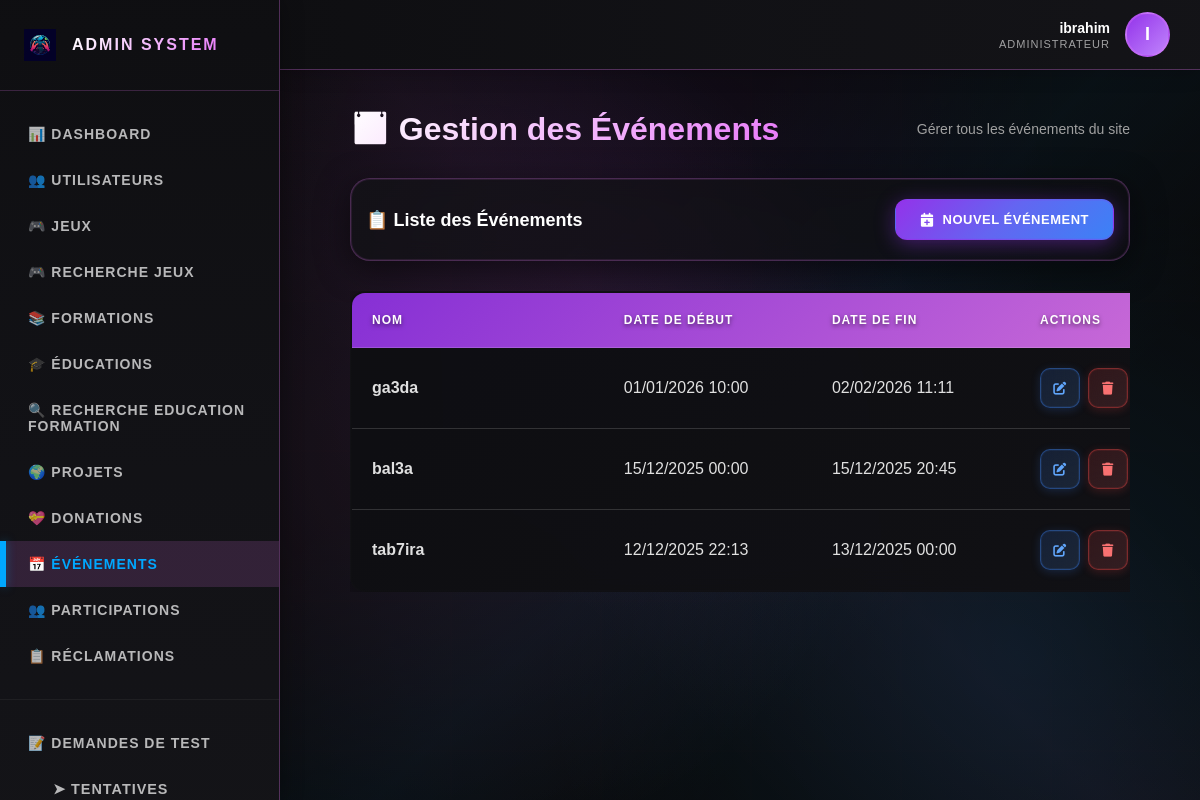
Screenshot of /?action=admin_events (signed in) with the database file from the repository.
### tables this page shows
CREATE TABLE `users` (
  `id` int(11) NOT NULL,
  `username` varchar(50) NOT NULL,
  `email` varchar(100) NOT NULL,
  `password` varchar(255) NOT NULL,
  `verification_code` varchar(6) DEFAULT NULL,
  `email_verified` tinyint(1) DEFAULT 0,
  `role` enum('player','moderator','admin') DEFAULT 'player',
  `status` enum('active','inactive','banned') DEFAULT 'active',
  `created_at` timestamp NOT NULL DEFAULT current_timestamp(),
  `updated_at` timestamp NOT NULL DEFAULT current_timestamp() ON UPDATE current_timestamp(),
  `face_descriptor` text DEFAULT NULL COMMENT 'Descripteur facial encodé en JSON',
  `face_registered_at` timestamp NULL DEFAULT NULL COMMENT 'Date d''enregistrement du visage',
  `face_enabled` tinyint(1) DEFAULT 0 COMMENT 'Activer/désactiver la connexion par visage',
  `reset_code` varchar(64) DEFAULT NULL,
  `reset_code_expires` datetime DEFAULT NULL,
  `avatar` varchar(255) DEFAULT NULL,
  `medal` enum('none','bronze','silver','gold') DEFAULT 'none',
  `medal_notification_seen` tinyint(1) DEFAULT 1,
  `banned_until` datetime DEFAULT NULL
);

CREATE TABLE `evenement` (
  `idevent` int(11) NOT NULL,
  `nom_evenet` varchar(255) NOT NULL,
  `dateevent` date NOT NULL,
  `date_debut` datetime NOT NULL,
  `date_fin` datetime NOT NULL,
  `duree` time NOT NULL,
  `description` text DEFAULT NULL,
  `image` varchar(255) DEFAULT NULL
);

### controllers/EventController.php (called while the page is built, shortened)
<?php
require_once __DIR__ . '/../models/Event.php';
class EventController {
    private $model;
    public function __construct($db) {
        $this->model = new Event($db);
    }
    public function adminList() {
        $events = $this->model->getAllEvents();
        $currentPage = 'admin_events';
        require __DIR__ . '/../views/admin/includes/header.php';
        require __DIR__ . '/../views/admin/events.php';
        require __DIR__ . '/../views/admin/includes/footer.php';
    }
}

### models/User.php (called while the page is built, shortened)
<?php
class User {
    private $conn;
    private $table_name = "users";
    public $id;
    public function __construct($db) {
        $this->conn = $db;
    }
    public function readOne() {
        $query = "SELECT * FROM " . $this->table_name . " WHERE id = ? LIMIT 0,1";
        $stmt = $this->conn->prepare($query);
        $stmt->bindParam(1, $this->id);
        $stmt->execute();
        $row = $stmt->fetch(PDO::FETCH_ASSOC);
        if($row) {
            $this->id = $row['id'];
            $this->username = $row['username'];
            return true;
        }
        return false;
    }
}
?>

### models/Event.php (called while the page is built, shortened)
<?php
class Event {
    private $conn;
    private $table_name = "evenement";
    public function __construct($db) {
        $this->conn = $db;
    }
    public function getAllEvents() {
        try {
            $checkTable = "SHOW TABLES LIKE '" . $this->table_name . "'";
            $checkStmt = $this->conn->prepare($checkTable);
            $checkStmt->execute();
            try {
                $checkCol = "SHOW COLUMNS FROM " . $this->table_name . " LIKE 'date_debut'";
                $checkColStmt = $this->conn->prepare($checkCol);
                $checkColStmt->execute();
                $hasNewStructure = $checkColStmt->rowCount() > 0;
                if ($hasNewStructure) {
                    $sql = "SELECT * FROM " . $this->table_name . " ORDER BY date_debut DESC";
                } else {
                    $sql = "SELECT * FROM " . $this->table_name . " ORDER BY dateevent DESC";
                }
                $query = $this->conn->prepare($sql);
                $query->execute();
                $results = $query->fetchAll(PDO::FETCH_ASSOC);
                return is_array($results) ? $results : [];
            } catch (Exception $e) {
                error_log("Error fetching events (new structure): " . $e->getMessage());
                try {
                    $sql = "SELECT * FROM " . $this->table_name . " ORDER BY dateevent DESC";
                    $query = $this->conn->prepare($sql);
                    $query->execute();
                    $results = $query->fetchAll(PDO::FETCH_ASSOC);
                    return is_array($results) ? $results : [];
                } catch (Exception $e2) {
                    error_log("Error fetching events (old structure fallback): " . $e2->getMessage());
                    return [];
                }
            }
        } catch (Exception $e) {
            error_log("Error in getAllEvents(): " . $e->getMessage());
            return [];
        }
    }
}

### views/admin/events.php (the view, shortened to what this page needs)
<section class="admin-content">
    <div class="admin-bg"></div>
    <div class="admin-container">
        <div class="admin-header-section">
            <h2>📅 Gestion des Événements</h2>
            <p style="color: #a0a0a0; font-size: 14px;">Gérer tous les événements du site</p>
        </div>
        <div class="admin-card" style="padding: 20px 15px; margin-bottom: 25px;">
            <div style="display: flex; justify-content: space-between; align-items: center; flex-wrap: wrap; gap: 15px;">
                <h3 style="margin: 0; font-size: 18px;">📋 Liste des Événements</h3>
                <div style="display: flex; gap: 15px; align-items: center; flex-wrap: wrap;">
                    <button class="btn-admin btn-add" id="btnAddEvent" data-modal="addEventModal">
                        <i class="fas fa-calendar-plus"></i> Nouvel Événement
                    </button>
                </div>
            </div>
        </div>
        <div class="admin-table-container">
            <table class="admin-table">
                <thead>
                    <tr>
                        <th style="min-width: 200px;">Nom</th>
                        <th style="min-width: 150px;">Date de Début</th>
                        <th style="min-width: 150px;">Date de Fin</th>
                        <th style="width: 120px;">Actions</th>
                    </tr>
                </thead>
                <tbody>
                    <?php if (empty($events)): ?>
                        <tr>
                            <td colspan="4" style="text-align:center; padding: 40px; color: #a0a0a0;">
                                <div style="font-size: 48px; margin-bottom: 15px;">📅</div>
                                <h3 style="color: #ffaa00; margin-bottom: 10px;">Aucun événement</h3>
                                <p>Commencez par ajouter un nouvel événement.</p>
                            </td>
                        </tr>
                    <?php else: ?>
                        <?php foreach($events as $event):
                            if (isset($event['date_debut']) && isset($event['date_fin'])) {
                                $date_debut = new DateTime($event['date_debut']);
                                $date_fin = new DateTime($event['date_fin']);
                                $date_debut_str = $date_debut->format('d/m/Y H:i');
                                $date_fin_str = $date_fin->format('d/m/Y H:i');
                            } else {
                                $date_debut = new DateTime($event['dateevent']);
                                $date_debut_str = $date_debut->format('d/m/Y');
                                $date_fin_str = 'N/A';
                            }
                        ?>
                            <tr>
                                <td><strong><?= htmlspecialchars($event['nom_evenet']) ?></strong></td>
                                <td><?= $date_debut_str ?></td>
                                <td><?= $date_fin_str ?></td>
                                <td>
                                    <div style="display: flex; gap: 10px; align-items: center;">
                                        <a href="?action=admin_event_edit&id=<?= $event['idevent'] ?>" class="btn-admin btn-edit" title="Modifier" style="min-width: 40px; height: 40px; padding: 0;">
                                            <i class="fas fa-edit"></i>
                                        </a>
                                        <a href="?action=admin_event_delete&id=<?= $event['idevent'] ?>" class="btn-admin btn-delete" onclick="return confirm('Supprimer cet événement ?')" title="Supprimer" style="min-width: 40px; height: 40px; padding: 0;">
                                            <i class="fas fa-trash"></i>
                                        </a>
                                    </div>
                                </td>
                            </tr>
                        <?php endforeach; ?>
                    <?php endif; ?>
                </tbody>
            </table>
        </div>
    </div>
</section>

### views/admin/includes/header.php (shortened to what this page needs)
<!DOCTYPE html>
<html lang="fr">
<head>
    <link rel="stylesheet" href="https://cdnjs.cloudflare.com/ajax/libs/font-awesome/6.4.0/css/all.min.css">
    <link rel="stylesheet" href="public/css/templatemo-prism-flux.css">
</head>
<body>
    <?php
    $adminUsername = $_SESSION['username'] ?? 'Admin';
    $adminUserId = $_SESSION['user_id'] ?? null;
    $adminInitial = strtoupper(substr($adminUsername, 0, 1));
    $adminName = $adminUsername;
    if ($adminUserId) {
        try {
            if (!isset($db)) {
                $database = new Database();
                $db = $database->getConnection();
            }
            require_once "models/User.php";
            $userModel = new User($db);
            $userModel->id = $adminUserId;
            if ($userModel->readOne()) {
                $adminName = $userModel->username ?? $adminUsername;
                $adminInitial = strtoupper(substr($adminName, 0, 1));
            }
        } catch (Exception $e) {
            error_log("Error fetching admin info: " . $e->getMessage());
        }
    }
    ?>
    <div class="admin-wrapper">
        <aside class="admin-sidebar">
            <div class="sidebar-header">
                <div class="sidebar-logo">
                    <img src="public/images/logo.png" alt="Logo" onerror="this.style.display='none'; this.parentElement.innerHTML='<div style=\'width: 40px; height: 40px; border-radius: 8px; background: linear-gradient(135deg, #9333ea, #c084fc); display: flex; align-items: center; justify-content: center; font-weight: 900; font-size: 20px; color: white;\'>M</div>';">
                </div>
                <div class="sidebar-title">Admin System</div>
            </div>
            <nav class="sidebar-nav">
                <a href="?action=admin_dashboard" class="sidebar-nav-item <?php echo (isset($currentPage) && $currentPage == 'admin') ? 'active' : ''; ?>">
                    📊 Dashboard
                </a>
                <a href="?action=admin_users" class="sidebar-nav-item <?php echo (isset($currentPage) && $currentPage == 'users') ? 'active' : ''; ?>">
                    👥 Utilisateurs
                </a>
                <a href="?action=admin_games" class="sidebar-nav-item <?php echo (isset($currentPage) && $currentPage == 'games') ? 'active' : ''; ?>">
                    🎮 Jeux
                </a>
                <a href="?action=admin_search_games" class="sidebar-nav-item <?php echo (isset($currentPage) && $currentPage == 'admin_search_games') ? 'active' : ''; ?>">
                    🎮 Recherche Jeux
                </a>
                <a href="?controller=formation&action=adminList" class="sidebar-nav-item <?php echo (isset($currentPage) && $currentPage == 'formations') ? 'active' : ''; ?>">
                    📚 Formations
                </a>
                <a href="?controller=education&action=adminList" class="sidebar-nav-item <?php echo (isset($currentPage) && $currentPage == 'educations') ? 'active' : ''; ?>">
                    🎓 Éducations
                </a>
                <a href="?controller=category&action=adminSearch" class="sidebar-nav-item <?php echo (isset($currentPage) && $currentPage == 'search') ? 'active' : ''; ?>">
                    🔍 Recherche Education Formation
                </a>
                <a href="?action=admin_projects" class="sidebar-nav-item <?php echo (isset($currentPage) && $currentPage == 'admin_projects') ? 'active' : ''; ?>">
                    🌍 Projets
                </a>
                <a href="?action=admin_donations" class="sidebar-nav-item <?php echo (isset($currentPage) && ($currentPage == 'admin_donations' || $currentPage == 'donations')) ? 'active' : ''; ?>">
                    💝 Donations
                </a>
                <a href="?action=admin_events" class="sidebar-nav-item <?php echo (isset($currentPage) && $currentPage == 'admin_events') ? 'active' : ''; ?>">
                    📅 Événements
                </a>
                <a href="?action=admin_participations" class="sidebar-nav-item <?php echo (isset($currentPage) && $currentPage == 'admin_participations') ? 'active' : ''; ?>">
                    👥 Participations
                </a>
                <a href="?action=admin_reclamations" class="sidebar-nav-item <?php echo (isset($currentPage) && $currentPage == 'admin_reclamations') ? 'active' : ''; ?>">
                    📋 Réclamations
                </a>
                <div style="margin: 20px 0; border-top: 1px solid rgba(255,255,255,0.05);"></div>
                <a href="?controller=adminTest&action=listRequests" class="sidebar-nav-item <?php echo (isset($currentPage) && in_array($currentPage, ['test_requests', 'test_attempts', 'test_questions'])) ? 'active' : ''; ?>">
                    📝 Demandes de Test
                </a>
                <a href="?controller=adminTest&action=listAttempts" class="sidebar-nav-item <?php echo (isset($currentPage) && $currentPage == 'test_attempts') ? 'active' : ''; ?>" style="padding-left: 50px; font-size: 0.9em;">
                    ➤ Tentatives
                </a>
            </nav>
        </aside>
        <header class="admin-top-header">
            <div class="admin-profile-section" onclick="showAdminProfileModal()" style="cursor: pointer; transition: all 0.3s ease;" onmouseover="this.style.opacity='0.8';" onmouseout="this.style.opacity='1';">
                <div class="admin-profile-info">
                    <div class="admin-profile-name"><?php echo htmlspecialchars($adminName); ?></div>
                    <div class="admin-profile-role">Administrateur</div>
            </div>
                <div class="admin-profile-avatar">
                    <?php echo htmlspecialchars($adminInitial); ?>
                </div>
            </div>
    </header>

### public/css/templatemo-prism-flux.css (style rules this page uses)
* { margin: 0; padding: 0; box-sizing: border-box; }
:root { --primary-black: #0a0a0a; --carbon-dark: #121212; --carbon-medium: #1a1a1a; --carbon-light: #2a2a2a; --metal-dark: #3a3a3a; --metal-light: #4a4a4a; --accent-red: #ff3333; --accent-blue: #00a8ff; --accent-green: #00ff88; --accent-purple: #9945ff; --accent-cyan: #00ffff; --text-primary: #ffffff; --text-secondary: #b0b0b0; --text-dim: #808080; }
html { scroll-behavior: smooth; }
body { font-family: 'Orbitron', 'Rajdhani', sans-serif; background: var(--primary-black); color: var(--text-primary); overflow-x: hidden; position: relative; }
body::before { content: ''; position: fixed; top: 0; left: 0; width: 100%; height: 100%; background: repeating-linear-gradient(0deg, transparent, transparent 2px, rgba(255, 255, 255, 0.03) 2px, rgba(255, 255, 255, 0.03) 4px), repeating-linear-gradient(90deg, transparent, transparent 2px, rgba(255, 255, 255, 0.03) 2px, rgba(255, 255, 255, 0.03) 4px), linear-gradient(135deg, var(--primary-black) 0%, var(--carbon-dark) 25%, var(--carbon-medium) 50%, var(--carbon-dark) 75%, var(--primary-black) 100%); z-index: -2; }
body::after { content: ''; position: fixed; top: 0; left: 0; width: 100%; height: 100%; background-image: linear-gradient(rgba(255, 51, 51, 0.05) 2px, transparent 2px), linear-gradient(90deg, rgba(255, 51, 51, 0.05) 2px, transparent 2px); background-size: 150px 150px; animation: gridMove 20s linear infinite; z-index: -1; opacity: 0.5; }

### rows the page displays
users: username "ibrahim", username "I"
evenement: nom_evenet "ga3da", date_debut "01/01/2026 10:00", date_fin "02/02/2026 11:11"
evenement: nom_evenet "bal3a", date_debut "15/12/2025 00:00", date_fin "15/12/2025 20:45"
evenement: nom_evenet "tab7ira", date_debut "12/12/2025 22:13", date_fin "13/12/2025 00:00"
